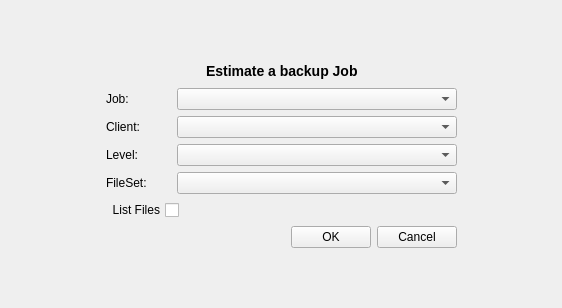
<ui version="4.0" >
 <class>estimateForm</class>
 <widget class="QWidget" name="estimateForm" >
  <property name="geometry" >
   <rect>
    <x>0</x>
    <y>0</y>
    <width>562</width>
    <height>308</height>
   </rect>
  </property>
  <property name="windowTitle" >
   <string>Form</string>
  </property>
  <layout class="QGridLayout" >
   <property name="margin" >
    <number>9</number>
   </property>
   <property name="spacing" >
    <number>6</number>
   </property>
   <item row="1" column="1" >
    <layout class="QGridLayout" >
     <property name="margin" >
      <number>0</number>
     </property>
     <property name="spacing" >
      <number>6</number>
     </property>
     <item row="2" column="0" >
      <layout class="QHBoxLayout" >
       <property name="margin" >
        <number>0</number>
       </property>
       <property name="spacing" >
        <number>6</number>
       </property>
       <item>
        <widget class="QCheckBox" name="listingCheckBox" >
         <property name="layoutDirection" >
          <enum>Qt::RightToLeft</enum>
         </property>
         <property name="text" >
          <string>List Files</string>
         </property>
        </widget>
       </item>
       <item>
        <spacer>
         <property name="orientation" >
          <enum>Qt::Horizontal</enum>
         </property>
         <property name="sizeHint" >
          <size>
           <width>40</width>
           <height>20</height>
          </size>
         </property>
        </spacer>
       </item>
      </layout>
     </item>
     <item row="1" column="0" >
      <layout class="QGridLayout" >
       <property name="margin" >
        <number>0</number>
       </property>
       <property name="spacing" >
        <number>6</number>
       </property>
       <item row="3" column="1" >
        <widget class="QComboBox" name="filesetCombo" />
       </item>
       <item row="2" column="0" >
        <widget class="QLabel" name="label_11" >
         <property name="text" >
          <string>Level:</string>
         </property>
         <property name="buddy" >
          <cstring>levelCombo</cstring>
         </property>
        </widget>
       </item>
       <item row="2" column="1" >
        <widget class="QComboBox" name="levelCombo" />
       </item>
       <item row="1" column="1" >
        <widget class="QComboBox" name="clientCombo" />
       </item>
       <item row="1" column="0" >
        <widget class="QLabel" name="label_8" >
         <property name="text" >
          <string>Client:</string>
         </property>
         <property name="buddy" >
          <cstring>clientCombo</cstring>
         </property>
        </widget>
       </item>
       <item row="0" column="1" >
        <widget class="QComboBox" name="jobCombo" />
       </item>
       <item row="0" column="0" >
        <widget class="QLabel" name="label_6" >
         <property name="maximumSize" >
          <size>
           <width>65</width>
           <height>16777215</height>
          </size>
         </property>
         <property name="text" >
          <string>Job:</string>
         </property>
         <property name="buddy" >
          <cstring>jobCombo</cstring>
         </property>
        </widget>
       </item>
       <item row="3" column="0" >
        <widget class="QLabel" name="label_9" >
         <property name="text" >
          <string>FileSet:</string>
         </property>
         <property name="buddy" >
          <cstring>filesetCombo</cstring>
         </property>
        </widget>
       </item>
      </layout>
     </item>
     <item row="0" column="0" >
      <layout class="QHBoxLayout" >
       <property name="margin" >
        <number>0</number>
       </property>
       <property name="spacing" >
        <number>6</number>
       </property>
       <item>
        <spacer>
         <property name="orientation" >
          <enum>Qt::Horizontal</enum>
         </property>
         <property name="sizeHint" >
          <size>
           <width>71</width>
           <height>21</height>
          </size>
         </property>
        </spacer>
       </item>
       <item>
        <widget class="QLabel" name="run" >
         <property name="maximumSize" >
          <size>
           <width>16777215</width>
           <height>30</height>
          </size>
         </property>
         <property name="text" >
          <string>&lt;h3>Estimate a backup Job&lt;/h3></string>
         </property>
        </widget>
       </item>
       <item>
        <spacer>
         <property name="orientation" >
          <enum>Qt::Horizontal</enum>
         </property>
         <property name="sizeHint" >
          <size>
           <width>81</width>
           <height>20</height>
          </size>
         </property>
        </spacer>
       </item>
      </layout>
     </item>
     <item row="3" column="0" >
      <layout class="QHBoxLayout" >
       <property name="margin" >
        <number>0</number>
       </property>
       <property name="spacing" >
        <number>6</number>
       </property>
       <item>
        <spacer>
         <property name="orientation" >
          <enum>Qt::Horizontal</enum>
         </property>
         <property name="sizeHint" >
          <size>
           <width>40</width>
           <height>20</height>
          </size>
         </property>
        </spacer>
       </item>
       <item>
        <widget class="QPushButton" name="okButton" >
         <property name="text" >
          <string>OK</string>
         </property>
        </widget>
       </item>
       <item>
        <widget class="QPushButton" name="cancelButton" >
         <property name="text" >
          <string>Cancel</string>
         </property>
        </widget>
       </item>
      </layout>
     </item>
    </layout>
   </item>
   <item row="1" column="2" >
    <spacer>
     <property name="orientation" >
      <enum>Qt::Horizontal</enum>
     </property>
     <property name="sizeHint" >
      <size>
       <width>40</width>
       <height>20</height>
      </size>
     </property>
    </spacer>
   </item>
   <item row="2" column="1" >
    <spacer>
     <property name="orientation" >
      <enum>Qt::Vertical</enum>
     </property>
     <property name="sizeType" >
      <enum>QSizePolicy::Expanding</enum>
     </property>
     <property name="sizeHint" >
      <size>
       <width>351</width>
       <height>16</height>
      </size>
     </property>
    </spacer>
   </item>
   <item row="0" column="1" >
    <spacer>
     <property name="orientation" >
      <enum>Qt::Vertical</enum>
     </property>
     <property name="sizeType" >
      <enum>QSizePolicy::Expanding</enum>
     </property>
     <property name="sizeHint" >
      <size>
       <width>351</width>
       <height>16</height>
      </size>
     </property>
    </spacer>
   </item>
   <item row="1" column="0" >
    <spacer>
     <property name="orientation" >
      <enum>Qt::Horizontal</enum>
     </property>
     <property name="sizeHint" >
      <size>
       <width>40</width>
       <height>20</height>
      </size>
     </property>
    </spacer>
   </item>
  </layout>
 </widget>
 <resources/>
 <connections/>
</ui>
